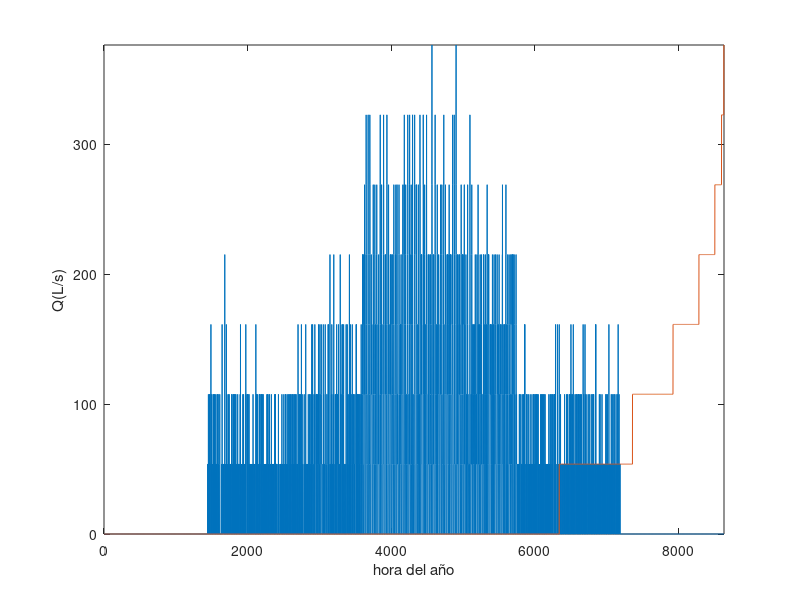

This figure's MATLAB source:
# Generación con características aleatorias de la demanda de las aprox. 8640 h anuales
%{
  Datos necesarios:
  - Necesidades hídricas mensuales de varios cultivos y su proporción.
  - Superficie a regar desde cada boca (o hidrante) de la red.
  - Valor de la relación Ra/(1-Cd), que es igual a la relación Hr/Hb entre las láminas requerida y bruta.
  - Número de horas diarias en las que es posible realizar la operación de riego.
%}

%Se establece el valor semilla de la funcion de generacion de numeros pseudoaleatorios rand(), para que sea aleatoria.
rand('state',sum(100*clock))

## Fase 1: Determinación dotación de caudal en cada boca

cultivos=["Cereal de primavera";"Maiz dulce";"Fresa";"Puerro temprano";"Puerro mediano";"Puerro tardio";"patata media estacion";"Patata tardia";"Zanahoria temprana";"Zanahoria mediana 1";"Zanahoria mediana 2";"Cebolla temprana";"Cebolla tardia";"Remolacha mesa temprana";"Remolacha mesa tardia";"Otras horticolas"];

# Necesidades hidrícas mensuales (en columnas ene, feb,...) de los cultivos (en filas Cereal de primavera, Maíz dulce,...) expresadas en mm/dia.
Hr= [
0.00	0.00	0.00	0.63	3.06	5.54	2.59	0.00	0.00	0.00	0.00	0.00;...
0.00	0.00	0.00	0.00	1.75	5.54	3.12	0.00	0.00	0.00	0.00	0.00;...
0.00	0.00	0.00	0.58	1.75	5.63	7.95	6.68	2.53	0.00	0.00	0.00;...
0.00	0.00	0.33	1.79	3.19	5.26	4.56	0.00	0.00	0.00	0.00	0.00;...
0.00	0.00	0.00	0.00	1.85	5.17	6.33	5.22	1.46	0.00	0.00	0.00;...
0.00	0.00	0.00	0.00	0.00	2.29	5.83	5.39	3.47	0.01	0.00	0.00;...
0.00	0.00	0.00	0.08	0.92	4.32	6.65	5.21	0.85	0.00	0.00	0.00;...
0.00	0.00	0.00	0.00	0.35	2.64	5.16	5.58	3.68	0.11	0.00	0.00;...
0.00	0.00	0.43	1.49	3.19	5.26	2.67	0.00	0.00	0.00	0.00	0.00;...
0.00	0.00	0.00	0.58	1.75	4.66	6.13	5.39	3.11	0.00	0.00	0.00;...
0.00	0.00	0.00	0.00	0.91	3.40	5.56	5.39	3.47	0.22	0.00	0.00;...
0.00	0.00	0.33	1.79	3.19	5.27	5.87	0.88	0.00	0.00	0.00	0.00;...
0.00	0.00	0.00	0.00	1.17	4.84	6.33	5.38	3.18	0.00	0.00	0.00;...
0.00	0.00	0.00	0.21	2.69	5.27	2.69	0.00	0.00	0.00	0.00	0.00;...
0.00	0.00	0.00	0.00	0.06	3.45	6.32	4.55	0.00	0.00	0.00	0.00;...
0.00	0.00	0.00	0.00	1.12	4.10	6.28	5.38	0.85	0.00	0.00	0.00];

# Distribución de cultivos
distCult=[0.05;0.1;0.03;0.1;0.03;0.04;0.04;0.05;0.03;0.04;0.04;0.04;0.04;0.06;0.06;0.25];

# Superficie a regar desde cada boca (ha)
S=[16; 16; 16; 16; 16; 16; 16; 16];

# Relación Ra/(1-Cd)
rend=0.9;

# Tiempo operación estación bombeo por meses
HorasRiego = 16; % Número horas diarias para riego
tfunc=HorasRiego*ones(8,6); % Se asume mismo número de horas para todos los meses

%Caudal ficticio continuo (L/s)
necRiego=sum(distCult.*Hr,1)./rend;%Necesidades de riego (mm/dia) mediante ponderación según la distribución de cultivos por meses
qfc=transpose(max(transpose(S*necRiego.*(1e4/24/3600/rend))));%Caudal ficticio continuo (L/s) necesario en cada boca

# Caudal asignado a cada boca (dotación) en L/s
GL=[3; 3; 3; 3; 3; 3; 3; 3]; % Grado de Libertad de cada boca (relación entre el caudal asignado y el estrictamente necesario)
% A las bocas que abastecen superficies pequeñas se les suele incrementar el Grado de Libertad
qboca=24/HorasRiego*qfc.*GL;

## Fase 2: Simulación de la demanda

planillaRiego=zeros(numel(S),24);
q=planillaRiego;
diaAgno=0;

# Tiempo necesario (h) para suministrar la demanda por meses
triego=necRiego.*S./qboca.*1e4./3600;
triego(isnan(triego))=0;%Se pone valor cero donde qboca es igual a cero
duracRiego=ceil(triego);

for k=1:12%Meses del año
  
  for j=1:30%Días del mes

    diaAgno=diaAgno+1;
    planillaRiego=zeros(numel(S),24);
    
    horaComienzo=floor(rand(numel(S),12).*(tfunc(k)-triego(:,k)));%Se determina aleatoriamente la hora de comienzo del riego en cada boca y día del año
    
    for i=1:numel(S)%Boca de riego
            
      if necRiego(k)~=0 
        %planillaRiego(i,(1+horaComienzo(i,k)):(1+(horaComienzo(i,k)+duracRiego(i,k))))=1;
        planillaRiego(i,(1+horaComienzo(i,k)):(horaComienzo(i,k)+duracRiego(i,k)))=1;
      endif
      
    endfor
    
    %Matriz de caudal (L/s) demandado (boca,hora,diaAño)
    q(:,:,diaAgno)=planillaRiego.*qboca;

  endfor

endfor

Q=sum(q,1);
distQ=reshape(Q,1,[]);%Vector distribución caudales horarios de 12 meses y 30 dias por mes.

figure()
plot(distQ)
hold on
plot(sort(distQ))
xlabel('hora del año')
ylabel('Q(L/s)')
axis([0 8640 0 max(distQ)])
hold off

caudales=reshape(q,numel(S),[]);

%Se guardan los caudales demandados de las bocas durante las aproximadamente 8640 horas de un año
save('cauddemandbocas.m','caudales','-append')